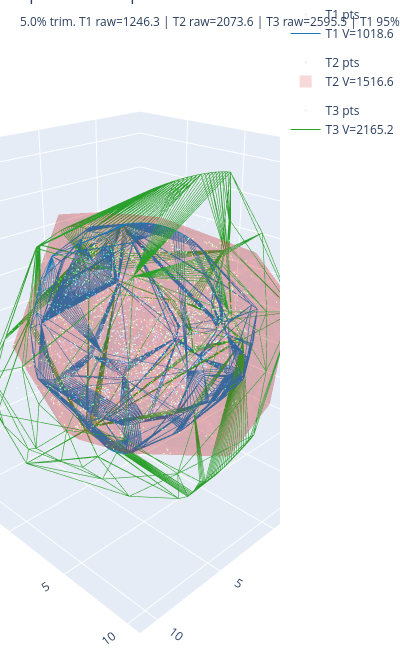

Notebook code cell kept with this figure:
### Markdown cell above
## Hero Figure 3: "The Spatial Envelope"

Three viewpoints (Front, Top, Isometric) of the 3-D convex hull overlay for the **Reach** branch.  T1 and T3 are rendered as wireframe; T2 as a semi-transparent surface.  5 % radial outlier trim is applied before hull computation.  If `kaleido` is installed, a static 3-panel PNG is saved; otherwise an interactive Plotly figure is returned.

### Code cell
# ============================================================
# Hero Figure 3: "The Spatial Envelope" (3-viewpoint hull overlay)
# ============================================================
from EDA_PCA import plot_static_spatial_envelope
import matplotlib
import matplotlib.pyplot as plt

# Attempt static export (kaleido); falls back to interactive Plotly
save_path_hull = results_dir / "Hero3_Spatial_Envelope.png"
fig_envelope = plot_static_spatial_envelope(
    pca_results,
    branch_key="reach",
    volume_results=volume_results,
    robust_volume_results=robust_volume_results,
    trim_pct=5.0,
    save_path=save_path_hull, dpi=300,
)
# If matplotlib figure (kaleido available), show & close; else show Plotly
if isinstance(fig_envelope, matplotlib.figure.Figure):
    plt.show(fig_envelope)
    plt.close(fig_envelope)
    print(f"Saved static: {save_path_hull}")
else:
    fig_envelope.show()
    print("kaleido not installed — showing interactive Plotly figure.")

### Figure 1 — Plotly figure (JSON) as saved in the notebook; plotly's stock layout.template omitted (floating-point values rounded to 4 significant figures; data arrays with more than 128 entries replaced by an {"elided": "..."} marker saying what was removed)
{"data": [{"legendgroup": "T1", "marker": {"color": "rgba(31,119,180,0.15)", "size": 0.8}, "mode": "markers", "name": "T1 pts", "showlegend": true, "type": "scatter3d", "x": {"elided": "1200 float values"}, "y": {"elided": "1200 float values"}, "z": {"elided": "1200 float values"}}, {"legendgroup": "T1", "line": {"color": "rgb(31,119,180)", "width": 1.2}, "mode": "lines", "name": "T1 V=1018.6", "showlegend": true, "type": "scatter3d", "x": {"elided": "7974 float values"}, "y": {"elided": "7974 float values"}, "z": {"elided": "7974 float values"}}, {"legendgroup": "T2", "marker": {"color": "rgba(214,39,40,0.15)", "size": 0.8}, "mode": "markers", "name": "T2 pts", "showlegend": true, "type": "scatter3d", "x": {"elided": "1200 float values"}, "y": {"elided": "1200 float values"}, "z": {"elided": "1200 float values"}}, {"color": "rgb(214,39,40)", "i": {"elided": "732 int values"}, "j": {"elided": "732 int values"}, "k": {"elided": "732 int values"}, "legendgroup": "T2", "name": "T2 V=1516.6", "opacity": 0.18, "showlegend": true, "type": "mesh3d", "x": {"elided": "13680 float values"}, "y": {"elided": "13680 float values"}, "z": {"elided": "13680 float values"}}, {"legendgroup": "T3", "marker": {"color": "rgba(44,160,44,0.15)", "size": 0.8}, "mode": "markers", "name": "T3 pts", "showlegend": true, "type": "scatter3d", "x": {"elided": "1200 float values"}, "y": {"elided": "1200 float values"}, "z": {"elided": "1200 float values"}}, {"legendgroup": "T3", "line": {"color": "rgb(44,160,44)", "width": 1.2}, "mode": "lines", "name": "T3 V=2165.2", "showlegend": true, "type": "scatter3d", "x": {"elided": "4248 float values"}, "y": {"elided": "4248 float values"}, "z": {"elided": "4248 float values"}}], "layout": {"height": 650, "margin": {"b": 0, "l": 0, "r": 0, "t": 0}, "scene": {"aspectmode": "cube", "camera": {"eye": {"x": 1.5, "y": 1.5, "z": 1}}, "xaxis": {"title": {"text": "PC1"}}, "yaxis": {"title": {"text": "PC2"}}, "zaxis": {"title": {"text": "PC3"}}}, "showlegend": true, "title": {"text": "Spatial Envelope — Reach<br><sub>5.0% trim. T1 raw=1246.3 | T2 raw=2073.6 | T3 raw=2595.5 | T1 95%=1018.6 | T2 95%=1516.6 | T3 95%=2165.2</sub>"}, "width": 400}}
